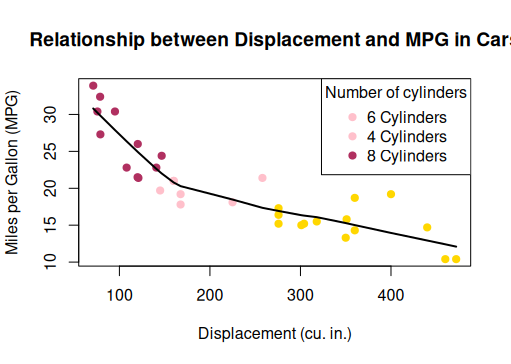

This chart was generated by the following R code:
data(mtcars)

colors <- c("maroon", "pink","gold")[as.factor(mtcars$cyl)]

plot(mtcars$disp, mtcars$mpg,
     col = colors,
     pch= 19,
     main = "Relationship between Displacement and MPG in Cars",
     xlab = "Displacement (cu. in.)",
     ylab = "Miles per Gallon (MPG)")

lines(lowess(mtcars$disp, mtcars$mpg), col = "black", lwd = 2)

legend ("topright",
        legend = paste(unique(mtcars$cyl), "Cylinders"),
        col = colors,
        pch = 19,
        title = "Number of cylinders")
